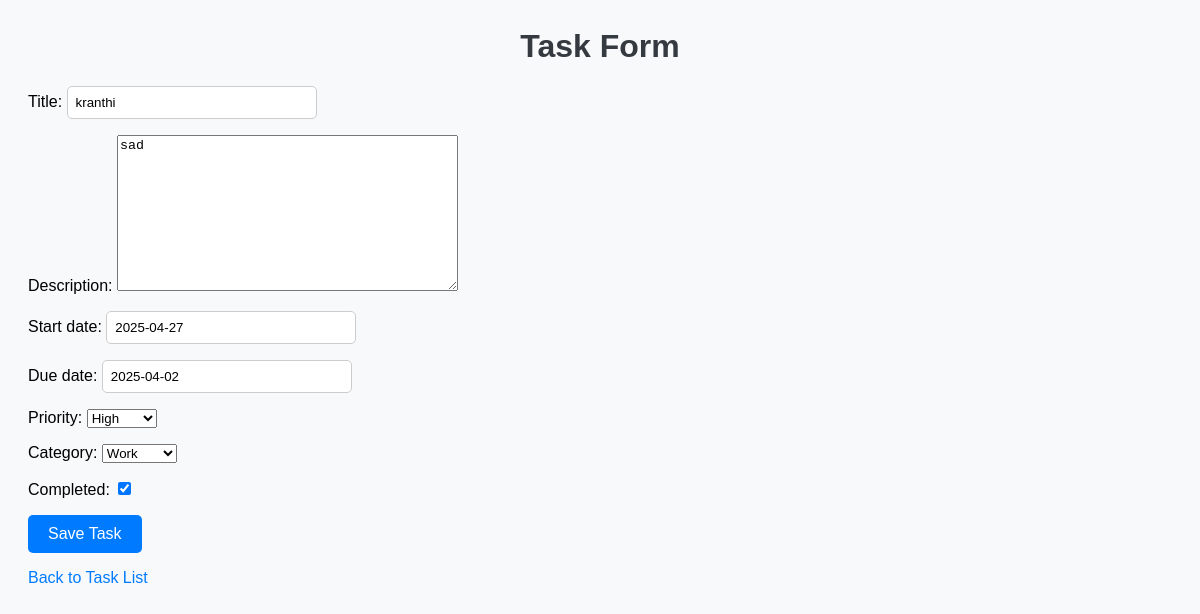
The page /update/3/ on the database its author committed.
### tasks/models.py (models this page shows, shortened)
class Task(models.Model):
    PRIORITY_CHOICES = [
        ('High', 'High'),
        ('Medium', 'Medium'),
        ('Low', 'Low'),
    ]
    CATEGORY_CHOICES = [
        ('Work', 'Work'),
        ('Personal', 'Personal'),
        ('Study', 'Study'),
    ]
    title = models.CharField(max_length=100)
    description = models.TextField(blank=True)
    start_date = models.DateField()
    due_date = models.DateField()
    priority = models.CharField(max_length=10, choices=PRIORITY_CHOICES)
    category = models.CharField(max_length=10, choices=CATEGORY_CHOICES)
    completed = models.BooleanField(default=False)

### tasks/views.py (the view)
# urls.py: path('update/<int:pk>/', views.task_update, name='task_update'),
def task_update(request, pk):
    task = Task.objects.get(id=pk)
    form = TaskForm(instance=task)
    if request.method == 'POST':
        form = TaskForm(request.POST, instance=task)
        if form.is_valid():
            form.save()
            return redirect('task_list')
    return render(request, 'tasks/task_form.html', {'form': form})

### tasks/forms.py
class TaskForm(forms.ModelForm):
    class Meta:
        model = Task
        fields = '__all__'

### tasks/templates/tasks/task_form.html (shortened to what this page needs)
{% load static %}
<html>
<head>
    <link rel="stylesheet" type="text/css" href="{% static 'tasks/style.css' %}">
</head>
<body>
    <h1>Task Form</h1>
    <form method="post">
        {{ form.as_p }}
        <button type="submit" class="btn">Save Task</button>
    </form>
    <a href="{% url 'task_list' %}">Back to Task List</a>
</body>
</html>

### tasks/static/tasks/style.css (style rules this page uses)
body { font-family: Arial, sans-serif; background-color: #f8f9fa; padding: 20px; }
h1 { color: #343a40; text-align: center; }
a { text-decoration: none; color: #007bff; }
button, .btn { background-color: #007bff; color: white; border: none; padding: 10px 20px; font-size: 16px; border-radius: 5px; cursor: pointer; text-align: center; display: inline-block; }
input[type="text"] { padding: 8px; width: 250px; margin-right: 10px; border-radius: 5px; border: 1px solid #ccc; }

### rows shown on the page
Task: title "kranthi", description "sad", start_date "2025-04-27", due_date "2025-04-02", priority "High", category "Work", completed "☑"
